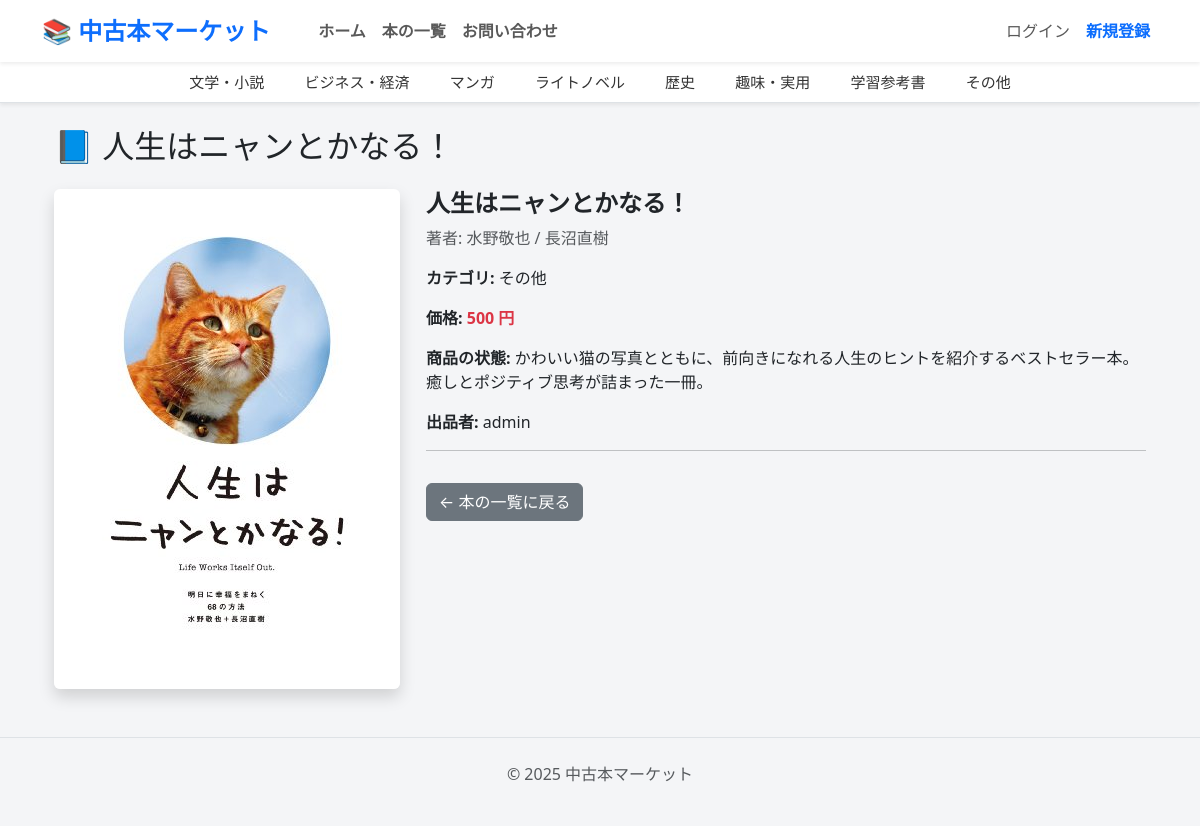
The page /products/1/ on the database its author committed.
### products/models.py (models this page shows, shortened)
class Book(models.Model):
    CATEGORY_CHOICES = [
        ('fiction', '文学・小説'),
        ('business', 'ビジネス・経済'),
        ('manga', 'マンガ'),
        ('lnovel', 'ライトノベル'),
        ('history', '歴史'),
        ('hobby', '趣味・実用'),
        ('study', '学習参考書'),
        ('other', 'その他'),
    ]
    title = models.CharField(max_length=200)
    author = models.CharField(max_length=200, blank=True)
    category = models.CharField(max_length=50, choices=CATEGORY_CHOICES)
    description = models.TextField(blank=True)
    price = models.IntegerField()
    image = models.ImageField(upload_to='books/')
    owner = models.ForeignKey(settings.AUTH_USER_MODEL, on_delete=models.CASCADE)
    created_at = models.DateTimeField(auto_now_add=True)

### accounts/models.py (models this page shows)
class CustomUser(AbstractUser):
    pass

### products/views.py (the view)
# urls.py: path('<int:pk>/', BookDetailView.as_view(), name='book_detail'),
class BookDetailView(DetailView):
    model = Book
    template_name = "products/book_detail.html"
    context_object_name = "book"

### templates/products/book_detail.html
{% extends "base.html" %}
{% load static %}
{% block content %}
<div class="container mt-4">
    <h2 class="mb-4">📘 {{ book.title }}</h2>
    <div class="row">
        <div class="col-md-4">
            {% if book.image %}
                <img src="{{ book.image.url }}" class="img-fluid rounded shadow">
            {% else %}
                <img src="{% static 'img/no_image.png' %}" class="img-fluid rounded shadow">
            {% endif %}
        </div>
        <div class="col-md-8">
            <h4 class="fw-bold">{{ book.title }}</h4>
            <p class="text-muted">著者: {{ book.author }}</p>
            <p><strong>カテゴリ:</strong> {{ book.get_category_display }}</p>
            <p class="mt-3"><strong>価格:</strong>
                <span class="text-danger fw-bold">{{ book.price }} 円</span>
            </p>
            <p class="mt-3"><strong>商品の状態:</strong>
                {{ book.description }}
            </p>
            <p class="mt-3"><strong>出品者:</strong>
                {{ book.owner.username }}
            </p>
            <hr>
            <a href="{% url 'products:book_list' %}" class="btn btn-secondary mt-3">
                ← 本の一覧に戻る
            </a>
        </div>
    </div>
</div>
{% endblock %}

### rows shown on the page
Book: title "人生はニャンとかなる！", image (picture), author "水野敬也 / 長沼直樹", category "その他", price "500", description "かわいい猫の写真とともに、前向きになれる人生のヒントを紹介するベストセラー本。癒しとポジティブ思考が詰まった一冊。", owner.username "admin"
